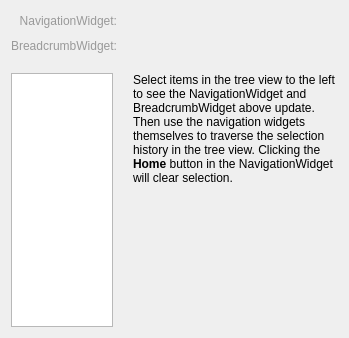
<?xml version="1.0" encoding="UTF-8"?>
<ui version="4.0">
 <class>NavigationWidgetDemoUI</class>
 <widget class="QWidget" name="NavigationWidgetDemoUI">
  <property name="geometry">
   <rect>
    <x>0</x>
    <y>0</y>
    <width>349</width>
    <height>338</height>
   </rect>
  </property>
  <property name="windowTitle">
   <string>Form</string>
  </property>
  <layout class="QVBoxLayout" name="verticalLayout">
   <property name="spacing">
    <number>20</number>
   </property>
   <item>
    <layout class="QGridLayout" name="top_layout" columnstretch="0,0,1">
     <property name="spacing">
      <number>8</number>
     </property>
     <item row="0" column="0">
      <widget class="QLabel" name="nav_widget_lbl">
       <property name="styleSheet">
        <string notr="true">QLabel {
    color: #999999;
}</string>
       </property>
       <property name="text">
        <string>NavigationWidget:</string>
       </property>
       <property name="alignment">
        <set>Qt::AlignRight|Qt::AlignTrailing|Qt::AlignVCenter</set>
       </property>
      </widget>
     </item>
     <item row="0" column="1">
      <widget class="NavigationWidget" name="nav_widget" native="true"/>
     </item>
     <item row="0" column="2">
      <spacer name="nav_spacer">
       <property name="orientation">
        <enum>Qt::Horizontal</enum>
       </property>
       <property name="sizeHint" stdset="0">
        <size>
         <width>40</width>
         <height>20</height>
        </size>
       </property>
      </spacer>
     </item>
     <item row="1" column="0">
      <widget class="QLabel" name="breadcrumb_widget_lbl">
       <property name="styleSheet">
        <string notr="true">QLabel {
    color: #999999;
}</string>
       </property>
       <property name="text">
        <string>BreadcrumbWidget:</string>
       </property>
       <property name="alignment">
        <set>Qt::AlignRight|Qt::AlignTrailing|Qt::AlignVCenter</set>
       </property>
      </widget>
     </item>
     <item row="1" column="1" colspan="2">
      <widget class="BreadcrumbWidget" name="breadcrumb_widget" native="true"/>
     </item>
    </layout>
   </item>
   <item>
    <layout class="QHBoxLayout" name="tree_view_layout" stretch="1,2">
     <item>
      <widget class="QTreeView" name="tree_view"/>
     </item>
     <item>
      <widget class="QLabel" name="info_lbl">
       <property name="text">
        <string>&lt;html&gt;&lt;head/&gt;&lt;body&gt;&lt;p&gt;Select items in the tree view to the left to see the &lt;span style=&quot; font-family:'Courier New,courier';&quot;&gt;NavigationWidget&lt;/span&gt; and &lt;span style=&quot; font-family:'Courier New,courier';&quot;&gt;BreadcrumbWidget&lt;/span&gt; above update. Then use the navigation widgets themselves to traverse the selection history in the tree view. Clicking the &lt;span style=&quot; font-weight:600;&quot;&gt;Home&lt;/span&gt; button in the &lt;span style=&quot; font-family:'Courier New,courier';&quot;&gt;NavigationWidget&lt;/span&gt; will clear selection.&lt;/p&gt;&lt;/body&gt;&lt;/html&gt;</string>
       </property>
       <property name="alignment">
        <set>Qt::AlignLeading|Qt::AlignLeft|Qt::AlignTop</set>
       </property>
       <property name="wordWrap">
        <bool>true</bool>
       </property>
      </widget>
     </item>
    </layout>
   </item>
  </layout>
 </widget>
 <customwidgets>
  <customwidget>
   <class>NavigationWidget</class>
   <extends>QWidget</extends>
   <header>..qtwidgets</header>
   <container>1</container>
  </customwidget>
  <customwidget>
   <class>BreadcrumbWidget</class>
   <extends>QWidget</extends>
   <header>..qtwidgets</header>
   <container>1</container>
  </customwidget>
 </customwidgets>
 <resources/>
 <connections/>
</ui>
